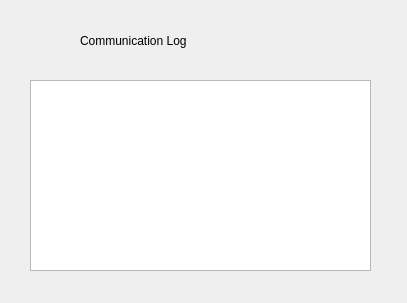
<?xml version="1.0" encoding="UTF-8"?>
<ui version="4.0">
 <class>record</class>
 <widget class="QWidget" name="record">
  <property name="geometry">
   <rect>
    <x>0</x>
    <y>0</y>
    <width>407</width>
    <height>303</height>
   </rect>
  </property>
  <property name="windowTitle">
   <string>Form</string>
  </property>
  <widget class="QLabel" name="label">
   <property name="geometry">
    <rect>
     <x>80</x>
     <y>20</y>
     <width>301</width>
     <height>41</height>
    </rect>
   </property>
   <property name="styleSheet">
    <string notr="true">font: 75 20pt &quot;Times New Roman&quot;;</string>
   </property>
   <property name="text">
    <string>Communication Log</string>
   </property>
  </widget>
  <widget class="QTableView" name="tableView">
   <property name="geometry">
    <rect>
     <x>30</x>
     <y>80</y>
     <width>341</width>
     <height>191</height>
    </rect>
   </property>
  </widget>
 </widget>
 <resources/>
 <connections/>
</ui>
